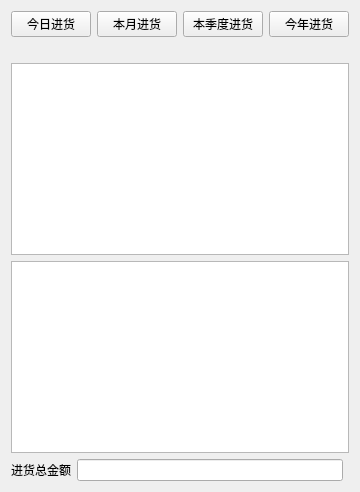
     <widget class="QWidget" name="tab_3">
      <attribute name="title">
       <string>进货统计</string>
      </attribute>
      <layout class="QGridLayout" name="gridLayout_11">
       <item row="4" column="1">
        <widget class="QLineEdit" name="let_jhzje">
         <property name="maximumSize">
          <size>
           <width>350</width>
           <height>16777215</height>
          </size>
         </property>
        </widget>
       </item>
       <item row="1" column="1">
        <spacer name="verticalSpacer_19">
         <property name="orientation">
          <enum>Qt::Vertical</enum>
         </property>
         <property name="sizeType">
          <enum>QSizePolicy::Fixed</enum>
         </property>
         <property name="sizeHint" stdset="0">
          <size>
           <width>46</width>
           <height>20</height>
          </size>
         </property>
        </spacer>
       </item>
       <item row="4" column="0">
        <widget class="QLabel" name="label_55">
         <property name="text">
          <string>进货总金额</string>
         </property>
         <property name="alignment">
          <set>Qt::AlignRight|Qt::AlignTrailing|Qt::AlignVCenter</set>
         </property>
        </widget>
       </item>
       <item row="3" column="0" colspan="3">
        <widget class="QTableWidget" name="tw_cs">
         <property name="minimumSize">
          <size>
           <width>0</width>
           <height>0</height>
          </size>
         </property>
         <property name="font">
          <font>
           <pointsize>10</pointsize>
          </font>
         </property>
        </widget>
       </item>
       <item row="2" column="0" colspan="3">
        <widget class="QTableWidget" name="tw_hw">
         <property name="maximumSize">
          <size>
           <width>16777215</width>
           <height>16777215</height>
          </size>
         </property>
         <property name="font">
          <font>
           <pointsize>10</pointsize>
          </font>
         </property>
         <property name="styleSheet">
          <string notr="true"/>
         </property>
        </widget>
       </item>
       <item row="0" column="0" colspan="3">
        <layout class="QHBoxLayout" name="horizontalLayout_5">
         <item>
          <widget class="QPushButton" name="btn_day">
           <property name="text">
            <string>今日进货</string>
           </property>
          </widget>
         </item>
         <item>
          <widget class="QPushButton" name="btn_moon">
           <property name="text">
            <string>本月进货</string>
           </property>
          </widget>
         </item>
         <item>
          <widget class="QPushButton" name="btn_bn">
           <property name="text">
            <string>本季度进货</string>
           </property>
          </widget>
         </item>
         <item>
          <widget class="QPushButton" name="btn_yn">
           <property name="text">
            <string>今年进货</string>
           </property>
          </widget>
         </item>
        </layout>
       </item>
      </layout>
     </widget>
